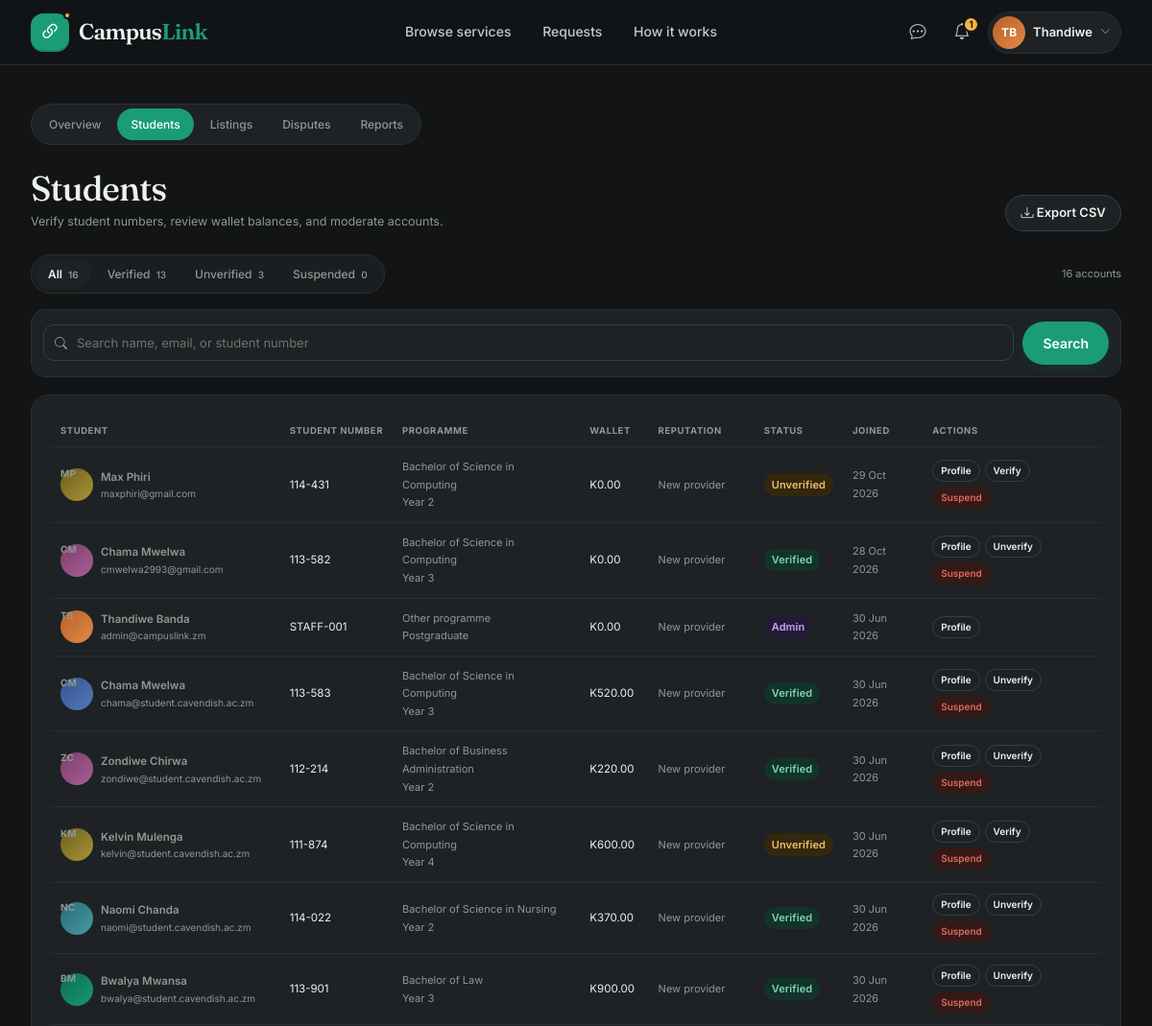
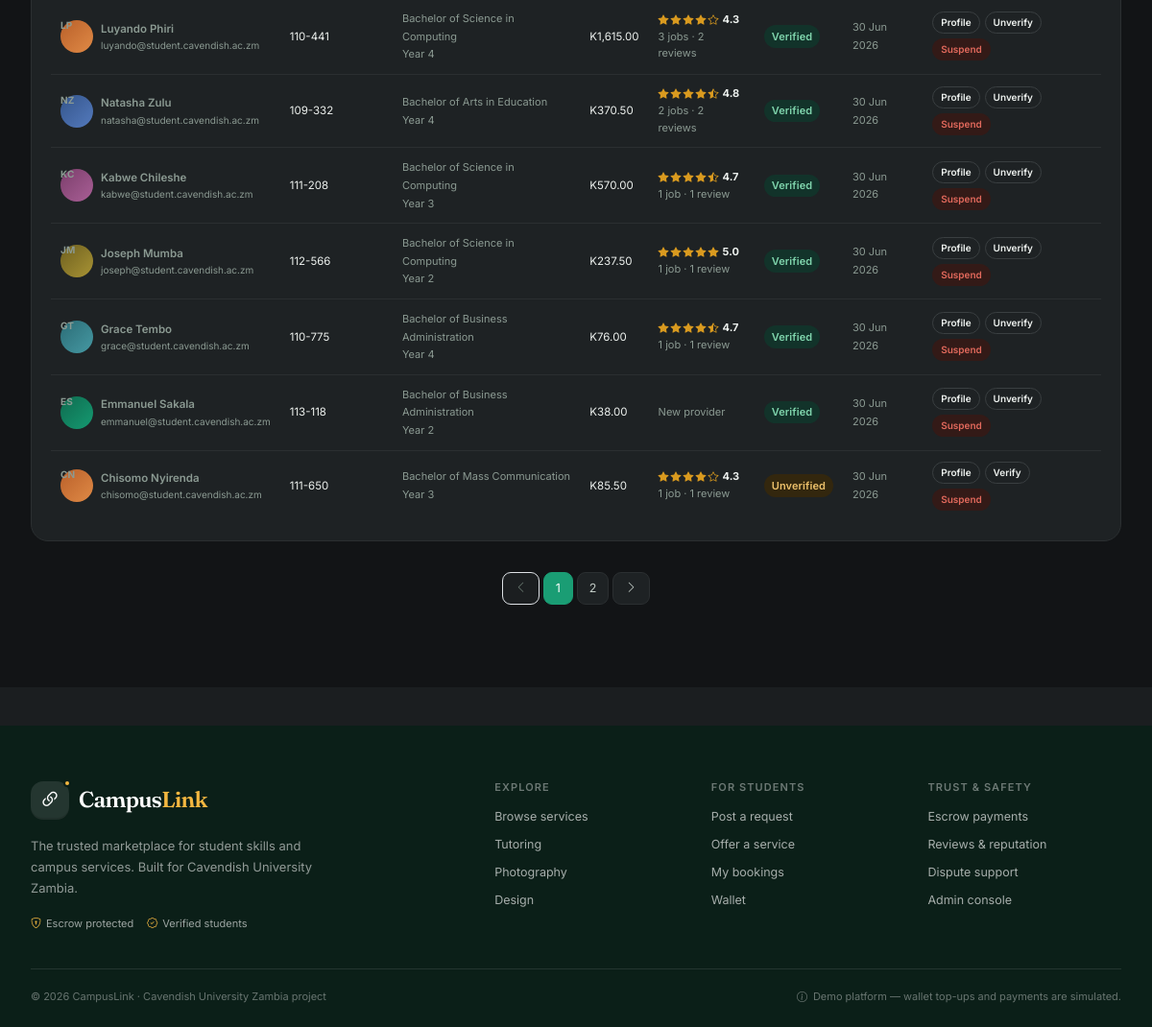
Page /admin/users (signed in) on the committed database (2 pictures, top to bottom).
### app/models.py (models this page shows, shortened)
class User(UserMixin, db.Model):
    __tablename__ = "users"
    id = db.Column(db.Integer, primary_key=True)
    full_name = db.Column(db.String(120), nullable=False)
    email = db.Column(db.String(255), unique=True, nullable=False, index=True)
    student_number = db.Column(db.String(40), unique=True, nullable=False)
    phone = db.Column(db.String(30))
    password_hash = db.Column(db.String(255), nullable=False)
    role = db.Column(db.String(20), nullable=False, default="student")
    program = db.Column(db.String(120))
    year_of_study = db.Column(db.String(30))
    campus_area = db.Column(db.String(60))
    bio = db.Column(db.Text)
    skills = db.Column(db.String(255))
    is_verified = db.Column(db.Boolean, nullable=False, default=False)
    is_suspended = db.Column(db.Boolean, nullable=False, default=False)
    wallet_balance = db.Column(db.Numeric(12, 2), nullable=False, default=Decimal("0.00"))
    rating_avg = db.Column(db.Numeric(3, 2))
    review_count = db.Column(db.Integer, nullable=False, default=0)
    completed_bookings = db.Column(db.Integer, nullable=False, default=0)
    completion_rate = db.Column(db.Numeric(5, 2))
    reputation_score = db.Column(db.Numeric(3, 2))
    created_at = db.Column(db.DateTime, nullable=False, default=now)
    listings = db.relationship("Service", back_populates="provider", lazy="dynamic")
    reviews_received = db.relationship(
        "Review", back_populates="provider", foreign_keys="Review.provider_id", lazy="dynamic"
    )
    notifications = db.relationship("Notification", back_populates="user", lazy="dynamic")
    wallet_transactions = db.relationship(
        "WalletTransaction", back_populates="user", lazy="dynamic", order_by="WalletTransaction.created_at.desc()"
    )
    @property
    def is_admin(self):
        return self.role == "admin"
    @property
    def first_name(self):
        return self.full_name.split()[0] if self.full_name else "Student"
    @property
    def initials(self):
        parts = [p for p in (self.full_name or "").split() if p]
        return "".join(p[0] for p in parts[:2]).upper() or "?"
    @property
    def avatar_tone(self):
        return (self.id or 0) % 6
    @property
    def rating_display(self):
        return f"{float(self.rating_avg):.1f}" if self.rating_avg is not None else "New"

### app/admin.py (the view, shortened to what this page needs)
@bp.get("/users")
def users():
    q = request.args.get("q", "").strip()
    state = request.args.get("state", "all")
    page = parse_int(request.args.get("page"), minimum=1, default=1)
    query = User.query
    if state == "verified":
        query = query.filter(User.is_verified.is_(True), User.is_suspended.is_(False))
    elif state == "unverified":
        query = query.filter(User.is_verified.is_(False), User.is_suspended.is_(False))
    elif state == "suspended":
        query = query.filter(User.is_suspended.is_(True))
    else:
        state = "all"
    pagination = query.order_by(User.created_at.desc()).paginate(page=page, per_page=15, error_out=False)
    counts = {
        "all": User.query.count(),
        "verified": User.query.filter_by(is_verified=True).count(),
        "unverified": User.query.filter_by(is_verified=False).count(),
        "suspended": User.query.filter_by(is_suspended=True).count(),
    }
    return render_template(
        "admin/users.html", pagination=pagination, users=pagination.items, q=q, state=state, counts=counts
    )

### app/templates/admin/users.html (shortened to what this page needs)
{% extends "base.html" %}
{% from "partials/macros.html" import avatar, rating_stars, pagination_nav %}
{% block content %}
<div class="admin-page">
  <div class="page-section">
    <div class="container">
      {% include "admin/_nav.html" %}
      <div class="admin-head">
        <div>
          <h1>Students</h1>
          <p>Verify student numbers, review wallet balances, and moderate accounts.</p>
        </div>
        <div class="d-flex gap-2">
          <a class="btn btn-outline-ink btn-sm" href="{{ url_for('admin.export_users') }}"><i class="bi bi-download"></i> Export CSV</a>
        </div>
      </div>
      <div class="d-flex flex-wrap justify-content-between align-items-center gap-2 mb-3">
        <div class="status-tabs">
          <a class="{{ 'active' if state == 'all' }}" href="{{ url_for('admin.users', state='all', q=q) }}">All <span class="count">{{ counts.all }}</span></a>
          <a class="{{ 'active' if state == 'verified' }}" href="{{ url_for('admin.users', state='verified', q=q) }}">Verified <span class="count">{{ counts.verified }}</span></a>
          <a class="{{ 'active' if state == 'unverified' }}" href="{{ url_for('admin.users', state='unverified', q=q) }}">Unverified <span class="count">{{ counts.unverified }}</span></a>
          <a class="{{ 'active' if state == 'suspended' }}" href="{{ url_for('admin.users', state='suspended', q=q) }}">Suspended <span class="count">{{ counts.suspended }}</span></a>
        </div>
        <span class="small-note">{{ pagination.total }} account{{ '' if pagination.total == 1 else 's' }}</span>
      </div>
      <form class="admin-filter" method="get" action="{{ url_for('admin.users') }}">
        <div class="search-field">
          <i class="bi bi-search"></i>
          <input class="form-control" id="user-search" type="search" name="q" value="{{ q }}" placeholder="Search name, email, or student number">
        </div>
        <button class="btn btn-brand" type="submit">Search</button>
      </form>
      <div class="chart-card">
        <div class="table-scroll">
          <table class="site-table">
            <thead>
              <tr>
                <th>Student</th>
                <th>Student number</th>
                <th>Programme</th>
                <th>Wallet</th>
                <th>Reputation</th>
                <th>Status</th>
                <th>Joined</th>
                <th>Actions</th>
              </tr>
            </thead>
            <tbody>
              {% for user in users %}
              <tr>
                <td>
                  <span class="table-user">
                    {{ avatar(user, 'sm') }}
                    <span>
                      <strong>{{ user.full_name }}</strong>
                      <span>{{ user.email }}</span>
                    </span>
                  </span>
                </td>
                <td>{{ user.student_number }}</td>
                <td><span class="small-note">{{ user.program or '—' }}{% if user.year_of_study %}<br>{{ user.year_of_study }}{% endif %}</span></td>
                <td>{{ user.wallet_balance|money }}</td>
                <td>
                  {% if user.review_count %}
                  <span class="d-inline-flex align-items-center gap-1">{{ rating_stars(user.rating_avg) }} <strong style="font-size: 11px;">{{ user.rating_display }}</strong></span>
                  <span class="small-note d-block">{{ user.completed_bookings }} job{{ '' if user.completed_bookings == 1 else 's' }} · {{ user.review_count }} review{{ '' if user.review_count == 1 else 's' }}</span>
                  {% else %}
                  <span class="small-note">New provider</span>
                  {% endif %}
                </td>
                <td>
                  {% if user.is_suspended %}<span class="badge-soft badge-soft-danger">Suspended</span>
                  {% elif user.is_admin %}<span class="badge-soft badge-soft-purple">Admin</span>
                  {% elif user.is_verified %}<span class="badge-soft badge-soft-success">Verified</span>
                  {% else %}<span class="badge-soft badge-soft-warning">Unverified</span>{% endif %}
                </td>
                <td><span class="small-note">{{ user.created_at|date('%d %b %Y') }}</span></td>
                <td>
                  <div class="table-actions">
                    <a class="btn btn-outline-ink" href="{{ url_for('main.profile', user_id=user.id) }}">Profile</a>
                    {% if not user.is_admin %}
                    <form method="post" action="{{ url_for('admin.verify_user', user_id=user.id) }}">
                      <button class="btn btn-outline-ink" type="submit">{{ 'Unverify' if user.is_verified else 'Verify' }}</button>
                    </form>
                    {% if user.is_suspended %}
                    <form method="post" action="{{ url_for('admin.unsuspend_user', user_id=user.id) }}" data-confirm="Reinstate {{ user.full_name }}?">
                      <input type="hidden" name="csrf_token" value="{{ csrf_token() }}">
                      <button class="btn btn-soft" type="submit">Reinstate</button>
                    </form>
                    {% else %}
                    <button class="btn btn-danger-soft" type="button" data-bs-toggle="modal" data-bs-target="#suspendModal" data-action="{{ url_for('admin.suspend_user', user_id=user.id) }}" data-user="{{ user.full_name }}">Suspend</button>
                    {% endif %}
                    {% endif %}
                  </div>
                </td>
              </tr>
              {% else %}
              <tr><td colspan="8" class="table-empty">No accounts match this filter.</td></tr>
              {% endfor %}
            </tbody>
          </table>
        </div>
      </div>
      <div class="mt-4">{{ pagination_nav(pagination, 'Student pages') }}</div>
    </div>
  </div>
</div>
{% endblock %}

### app/templates/base.html (shortened to what this page needs)
<!doctype html>
<html lang="en">
<head>
  <link rel="stylesheet" href="{{ url_for('static', filename='vendor/bootstrap/bootstrap.min.css') }}">
  <link rel="stylesheet" href="{{ url_for('static', filename='vendor/bootstrap-icons/bootstrap-icons.min.css') }}">
  <link rel="stylesheet" href="{{ url_for('static', filename='css/app.css') }}">
</head>
<body class="{% block body_class %}{% endblock %}">
  <nav class="navbar navbar-expand-lg app-navbar sticky-top">
    <div class="container">
      <a class="navbar-brand brand" href="{{ url_for('main.home') }}" aria-label="CampusLink home">
        <span class="brand-mark"><i class="bi bi-link-45deg"></i></span>
        <span class="brand-text">Campus<span>Link</span></span>
      </a>
      <div class="collapse navbar-collapse" id="mainNav">
        <ul class="navbar-nav mx-auto nav-center">
          <li class="nav-item">
            <a class="nav-link {{ 'active' if request.blueprint == 'listings' and request.endpoint == 'listings.browse' }}" href="{{ url_for('listings.browse') }}">Browse services</a>
          </li>
          {% if current_user.is_authenticated %}
          <li class="nav-item">
            <a class="nav-link {{ 'active' if request.blueprint == 'requests' }}" href="{{ url_for('requests.index') }}">Requests</a>
          </li>
          {% endif %}
          <li class="nav-item">
            <a class="nav-link" href="{{ url_for('main.home') }}#how-it-works">How it works</a>
          </li>
        </ul>
        <div class="nav-actions">
          {% if current_user.is_authenticated %}
            <a class="icon-btn" href="{{ url_for('messages.inbox') }}" aria-label="Messages">
              <i class="bi bi-chat-dots"></i>
            </a>
            <a class="icon-btn" href="{{ url_for('main.notifications') }}" aria-label="Notifications">
              <i class="bi bi-bell"></i>
              {% if unread_notifications %}<span class="count-badge">{{ unread_notifications if unread_notifications < 10 else '9+' }}</span>{% endif %}
            </a>
            <div class="dropdown">
              <button class="user-menu" type="button" data-bs-toggle="dropdown" aria-expanded="false">
                <span class="avatar avatar-sm avatar-tone-{{ current_user.avatar_tone }}">{{ current_user.initials }}</span>
                <span class="user-menu-name d-none d-xl-inline">{{ current_user.first_name }}</span>
                <i class="bi bi-chevron-down user-chevron"></i>
              </button>
            </div>
          {% else %}
            <a class="login-link" href="{{ url_for('auth.login') }}">Log in</a>
            <a class="btn btn-brand btn-sm" href="{{ url_for('auth.register') }}">Join CampusLink</a>
          {% endif %}
        </div>
      </div>
    </div>
  </nav>
  <main id="main-content">
    {% block content %}{% endblock %}
  </main>
  <footer class="app-footer">
    <div class="container">
      <div class="footer-top">
        <div class="footer-brand">
          <a class="brand brand-light" href="{{ url_for('main.home') }}">
            <span class="brand-mark"><i class="bi bi-link-45deg"></i></span>
            <span class="brand-text">Campus<span>Link</span></span>
          </a>
          <p>The trusted marketplace for student skills and campus services. Built for Cavendish University Zambia.</p>
          <div class="footer-trust">
            <span><i class="bi bi-shield-lock"></i>Escrow protected</span>
            <span><i class="bi bi-patch-check"></i>Verified students</span>
          </div>
        </div>
        <div class="footer-links">
          <div>
            <h4>Explore</h4>
            <a href="{{ url_for('listings.browse') }}">Browse services</a>
            <a href="{{ url_for('listings.browse', category='tutoring') }}">Tutoring</a>
            <a href="{{ url_for('listings.browse', category='photography') }}">Photography</a>
            <a href="{{ url_for('listings.browse', category='graphic-design') }}">Design</a>
          </div>
          <div>
            <h4>For students</h4>
            {% if current_user.is_authenticated %}
            <a href="{{ url_for('requests.create') }}">Post a request</a>
            <a href="{{ url_for('listings.create') }}">Offer a service</a>
            <a href="{{ url_for('bookings.index') }}">My bookings</a>
            <a href="{{ url_for('main.wallet') }}">Wallet</a>
            {% else %}
            <a href="{{ url_for('auth.register') }}">Create an account</a>
            <a href="{{ url_for('auth.login') }}">Log in</a>
            <a href="{{ url_for('main.home') }}#how-it-works">How it works</a>
            {% endif %}
          </div>
          <div>
            <h4>Trust &amp; safety</h4>
            <a href="{{ url_for('main.home') }}#trust">Escrow payments</a>
            <a href="{{ url_for('main.home') }}#reviews">Reviews &amp; reputation</a>
            <a href="{{ url_for('main.home') }}#trust">Dispute support</a>
            {% if current_user.is_authenticated and current_user.is_admin %}
            <a href="{{ url_for('admin.dashboard') }}">Admin console</a>
            {% endif %}
          </div>
        </div>
      </div>
      <div class="footer-bottom">
        <span>&copy; {{ 2026 }} {{ APP_NAME }} · Cavendish University Zambia project</span>
        <span class="demo-note"><i class="bi bi-info-circle"></i>Demo platform — wallet top-ups and payments are simulated.</span>
      </div>
    </div>
  </footer>
</body>
</html>

### app/templates/partials/macros.html (shortened to what this page needs)
{% macro avatar(user, size='md') -%}
<span class="avatar avatar-{{ size }} avatar-tone-{{ user.avatar_tone }}" title="{{ user.full_name }}">{{ user.initials }}</span>
{%- endmacro %}
{% macro rating_stars(value, count=None, size='sm') -%}
{% set v = value|float if value is not none else 0 %}
<span class="rating rating-{{ size }}" aria-label="{{ '%.1f'|format(v) }} out of 5">
  {% for i in range(1, 6) %}
    {% if v >= i %}<i class="bi bi-star-fill"></i>
    {% elif v >= i - 0.5 %}<i class="bi bi-star-half"></i>
    {% else %}<i class="bi bi-star"></i>{% endif %}
  {% endfor %}
</span>
{%- endmacro %}
{% macro pagination_nav(pagination, label='Pagination') -%}
{% if pagination.pages > 1 %}
{% set args = request.args.to_dict() %}
<nav aria-label="{{ label }}">
  <ul class="pagination justify-content-center">
    <li class="page-item {{ 'disabled' if not pagination.has_prev }}">
      <a class="page-link" href="{{ url_for(request.endpoint, **args) }}" aria-label="Previous"><i class="bi bi-chevron-left"></i></a>
    </li>
    {% for page_number in pagination.iter_pages(left_edge=1, left_current=2, right_current=2, right_edge=1) %}
      {% if page_number %}
        <li class="page-item {{ 'active' if page_number == pagination.page }}"><a class="page-link" href="{{ url_for(request.endpoint, **args) }}">{{ page_number }}</a></li>
      {% else %}
        <li class="page-item disabled"><span class="page-link">…</span></li>
      {% endif %}
    {% endfor %}
    <li class="page-item {{ 'disabled' if not pagination.has_next }}">
      <a class="page-link" href="{{ url_for(request.endpoint, **args) }}" aria-label="Next"><i class="bi bi-chevron-right"></i></a>
    </li>
  </ul>
</nav>
{% endif %}
{%- endmacro %}

### rows in the picture
User: initials "TB", first_name "Thandiwe", full_name "Thandiwe Banda", email "admin@campuslink.zm", student_number "STAFF-001", program "Other programme", year_of_study "Postgraduate", wallet_balance "K0.00", review_count "New provider", is_suspended "Admin"
User: initials "MP", full_name "Max Phiri", email "maxphiri@gmail.com", student_number "114-431", program "Bachelor of Science in Computing", year_of_study "Year 2", wallet_balance "K0.00", review_count "New provider", is_suspended "Unverified", is_verified "Verify"
User: initials "CM", full_name "Chama Mwelwa", email "cmwelwa2993@gmail.com", student_number "113-582", program "Bachelor of Science in Computing", year_of_study "Year 3", wallet_balance "K0.00", review_count "New provider", is_suspended "Verified", is_verified "Unverify"
User: initials "CM", full_name "Chama Mwelwa", email "chama@student.cavendish.ac.zm", student_number "113-583", program "Bachelor of Science in Computing", year_of_study "Year 3", wallet_balance "K520.00", review_count "New provider", is_suspended "Verified", is_verified "Unverify"
User: initials "ZC", full_name "Zondiwe Chirwa", email "zondiwe@student.cavendish.ac.zm", student_number "112-214", program "Bachelor of Business Administration", year_of_study "Year 2", wallet_balance "K220.00", review_count "New provider", is_suspended "Verified", is_verified "Unverify"
User: initials "KM", full_name "Kelvin Mulenga", email "kelvin@student.cavendish.ac.zm", student_number "111-874", program "Bachelor of Science in Computing", year_of_study "Year 4", wallet_balance "K600.00", review_count "New provider", is_suspended "Unverified", is_verified "Verify"
User: initials "NC", full_name "Naomi Chanda", email "naomi@student.cavendish.ac.zm", student_number "114-022", program "Bachelor of Science in Nursing", year_of_study "Year 2", wallet_balance "K370.00", review_count "New provider", is_suspended "Verified", is_verified "Unverify"
User: initials "BM", full_name "Bwalya Mwansa", email "bwalya@student.cavendish.ac.zm", student_number "113-901", program "Bachelor of Law", year_of_study "Year 3", wallet_balance "K900.00", review_count "New provider", is_suspended "Verified", is_verified "Unverify"
User: initials "LP", full_name "Luyando Phiri", email "luyando@student.cavendish.ac.zm", student_number "110-441", program "Bachelor of Science in Computing", year_of_study "Year 4", wallet_balance "K1,615.00", rating_display "4.3", completed_bookings "3", completed_bookings "s", review_count "2", review_count "s", is_suspended "Verified", is_verified "Unverify"
User: initials "NZ", full_name "Natasha Zulu", email "natasha@student.cavendish.ac.zm", student_number "109-332", program "Bachelor of Arts in Education", year_of_study "Year 4", wallet_balance "K370.50", rating_display "4.8", completed_bookings "2", completed_bookings "s", review_count "2", review_count "s", is_suspended "Verified", is_verified "Unverify"
User: initials "KC", full_name "Kabwe Chileshe", email "kabwe@student.cavendish.ac.zm", student_number "111-208", program "Bachelor of Science in Computing", year_of_study "Year 3", wallet_balance "K570.00", rating_display "4.7", completed_bookings "1", review_count "1", is_suspended "Verified", is_verified "Unverify"
User: initials "JM", full_name "Joseph Mumba", email "joseph@student.cavendish.ac.zm", student_number "112-566", program "Bachelor of Science in Computing", year_of_study "Year 2", wallet_balance "K237.50", rating_display "5.0", completed_bookings "1", review_count "1", is_suspended "Verified", is_verified "Unverify"
User: initials "GT", full_name "Grace Tembo", email "grace@student.cavendish.ac.zm", student_number "110-775", program "Bachelor of Business Administration", year_of_study "Year 4", wallet_balance "K76.00", rating_display "4.7", completed_bookings "1", review_count "1", is_suspended "Verified", is_verified "Unverify"
User: initials "ES", full_name "Emmanuel Sakala", email "emmanuel@student.cavendish.ac.zm", student_number "113-118", program "Bachelor of Business Administration", year_of_study "Year 2", wallet_balance "K38.00", review_count "New provider", is_suspended "Verified", is_verified "Unverify"
User: initials "CN", full_name "Chisomo Nyirenda", email "chisomo@student.cavendish.ac.zm", student_number "111-650", program "Bachelor of Mass Communication", year_of_study "Year 3", wallet_balance "K85.50", rating_display "4.3", completed_bookings "1", review_count "1", is_suspended "Unverified", is_verified "Verify"

### other values in the picture
{{ unread_notifications if unread_notifications < 10 else '9+' }} "1"
{{ counts.all }} "16"
{{ counts.verified }} "13"
{{ counts.unverified }} "3"
{{ counts.suspended }} "0"
{{ pagination.total }} "16"
{{ '' if pagination.total == 1 else 's' }} "s"
{{ page_number }} "1" "2"
{{ 2026 }} "2026"
{{ APP_NAME }} "CampusLink"
